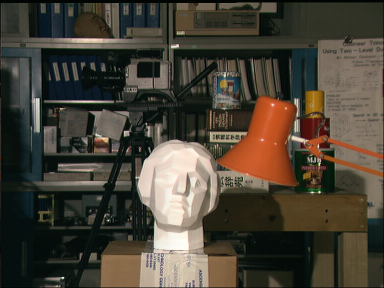
#> input picture lecture files/Kristo/week3/weekly/tsukuba_left.png, 384 x 288 px; the run also reads 1 picture not shown here
$ jupyter execute --allow-errors self_stereo.ipynb
#> lines starting #> are read from the running program, lines starting #| are printed output that depends on the picture
# Stereo vision self

[cell 1]
import cv2
import numpy as np
from matplotlib import pyplot as plt
from skimage import data

#plt.gray()

[cell 2]
# load the images
nose_left = cv2.imread("nose_left.png")
nose_right = cv2.imread("nose_right.png")
nose_span = cv2.imread("nose_span.png")
nose1 = cv2.imread("nose1.png")
nose2 = cv2.imread("nose2.png")
nose3 = cv2.imread("nose3.png")
tsukuba_left = cv2.imread("tsukuba_left.png")
#> tsukuba_left is the input picture: shape (288, 384, 3); mean B, G, R 54.7, 66.6, 73.2
tsukuba_right = cv2.imread("tsukuba_right.png")
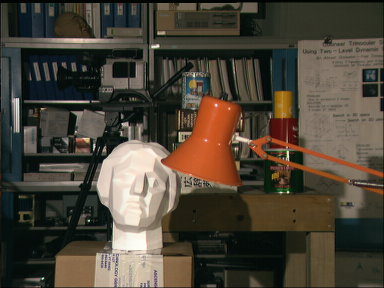
#> input picture lecture files/Kristo/week3/weekly/tsukuba_right.png, 384 x 288 px
#> tsukuba_right is the input picture: shape (288, 384, 3); mean B, G, R 55.6, 68.2, 75.9

#> (a cell that did not finish here is left out)

[cell 4]
#print(np.uint16(nose_left))

## Step 1: compare 2 images

[cell 5]
def compare(img1, img2):
    # HAS TO BE AT LEAST SIGNED 16BIT INT WHEN WORKING IN IMAGE SPACE
    return np.sum(np.abs(img1-img2))

#> (a cell that did not finish here is left out)

#> (a cell that did not finish here is left out)

## Step 2: Several comparsions

[cell 8]
def multi_comp(img, img_lst):
    differences = []
    for comp_img in img_lst:
        differences.append(compare(img, comp_img))
    return differences

#> (a cell that did not finish here is left out)

## Step 3: Find best fit loc in a row

[cell 10]
def best_in_row(img, row_img):
    # Expects that row_img height is the same as img
    x = img.shape[1]
    #print(x)
    row_x = row_img.shape[1]
    #print(row_x)
    sub_imgs = []
    for i in range(row_x-x):
        sub_imgs.append(row_img[:, i:(i+7)])
    diffs = multi_comp(img, sub_imgs)
    best = np.argmin(diffs)
    return best

#> (the rest of this cell did not finish here and is left out)

## Step Challange: store disparity (best fit indices of second image when comparing each pixel from first minus compared pixel index from original image)

[cell 11]
def comp_images(img1, img2, ksize=7):
    # HAS TO BE AT LEAST SIGNED 16BIT INT WHEN WORKING IN IMAGE SPACE
#> called with ksize = 7
    img1 = np.int16(img1)
    img2 = np.int16(img2)
    kradius = (ksize-1)/2
    x, y = img1.shape[:2]
#> x = 288; y = 384
    disps = np.zeros((x-ksize, y-ksize), dtype=int)
    for i in range(disps.shape[0]):
        for j in range(disps.shape[1]):
            template = img1[i:i+ksize, j:j+ksize]
            row = img2[i:i+ksize, :]
            disps[i, j] = best_in_row(template, row) - j
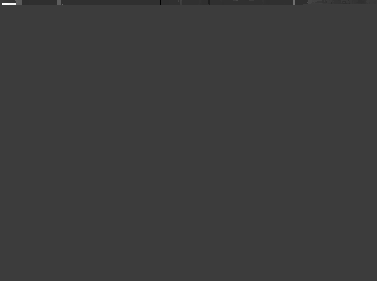
#> disps: shape (281, 377) int64; min -93, max 298, mean -0.2; drawn with min black and max white
    return disps

result = comp_images(tsukuba_left, tsukuba_right)
print(result)
